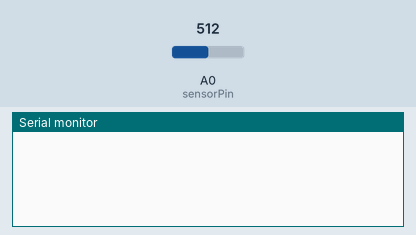
This sketch was run on a simulated Arduino Uno, built with avr-gcc and run on an emulated ATmega328P. Parts: the last lines printed to the serial monitor. The test bench sets the inputs (shaded band); at power-on: A0 (sensorPin) = 512.

Above: at 1.2 s.
1.3 s: A0 (sensorPin) set to 310
2.8 s: A0 (sensorPin) set to 283
At 3.2 s:
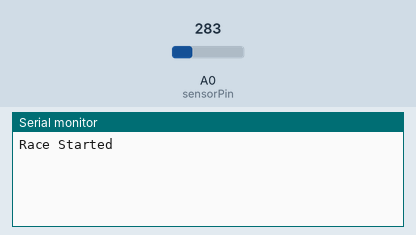
At 3.7 s:
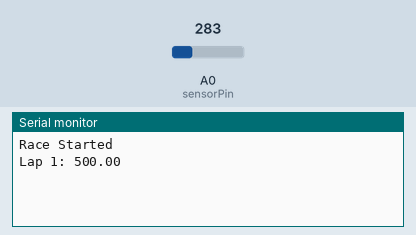
Timing chart, 0 to 5.8 s (numbered marks = the images above; inputs shaded):
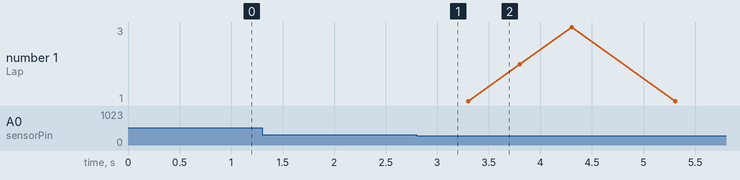

Measured:
- the behaviour switches between 300 and 299 on A0 (sensorPin) (found by bisection; images 0 and 1)
- after the input at 2.8 s, the serial monitor: prints a new line at once (image 1)

The sketch:

Working_code_semifinal.ino
```cpp
int lapCounter;

int sensorPin = A0;
int ledPin;
//float aveLap;
//int threshold = 0;

float lap1, lap2, lap3, aveLap;
unsigned long startMillis = millis();
unsigned long lapMillis = 0;
//float lapTime = 0;


void setup() {
  Serial.begin(9600);
  pinMode(sensorPin, INPUT);
}

void loop() {
//  if(sensorPin > threshold) {
  //unsigned long currentMillis = millis();
  if(analogRead(sensorPin) < 300) {
    lapMillis = millis() - startMillis;
    startMillis = millis();
    //lapTime = lapMillis/1000;
    digitalWrite(ledPin, HIGH);
    recordLap();
    //printOutputs();

    delay(500);
  }
 // Serial.print("Timer: ");
 // Serial.println(millis()/1000);

}

void recordLap() {
    switch(lapCounter) {
      case 0:
      Serial.println("Race Started");
      lapCounter++;
      break;

      case 1:
        lap1 = lapMillis;
        Serial.print("Lap 1: ");
        Serial.println(lap1);
        lapCounter++;
        break;

      case 2:
        lap2 = lapMillis;
        Serial.print("Lap 2: ");
        Serial.println(lap2);
        lapCounter++;
        break;

      case 3:
        lap3 = lapMillis;
        lapCounter = 0;
        aveLap = (lap1+lap2+lap3)/3;
    //    intAveLap = 0.5+aveLap/1000;
        Serial.print("Lap 3: ");
        Serial.println(lap3);
        Serial.print("Average Lap Time(s):");
        Serial.println(int(aveLap/1000 + 0.5));
        Serial.print("Average Lap Time(ms):");
        Serial.println(aveLap);
        Serial.println();
        break;
    }
}
/*
void printOutputs() {

  if (lapCounter >= 0) {
    Serial.print("Lap 1: ");
    Serial.println(lap1/1000);
    }
  if (lapCounter >= 1) {
    Serial.print("Lap 2: ");
    Serial.println(lap2/1000);
    }
  if (lapCounter >= 2) {
    Serial.print("Lap 3: ");
    Serial.println(lap3/1000);
    Serial.print("Average Lap Time:");
    Serial.println(lapTime/1000);
    }
  Serial.println();
  //Serial.print("button:");
  //Serial.println(digitalRead(A0));

  //Serial.print("lapMillis:");
  //Serial.println(lapMillis);

  //Serial.print("lapTime:");
  //Serial.println(lapTime);
}
*/
```
